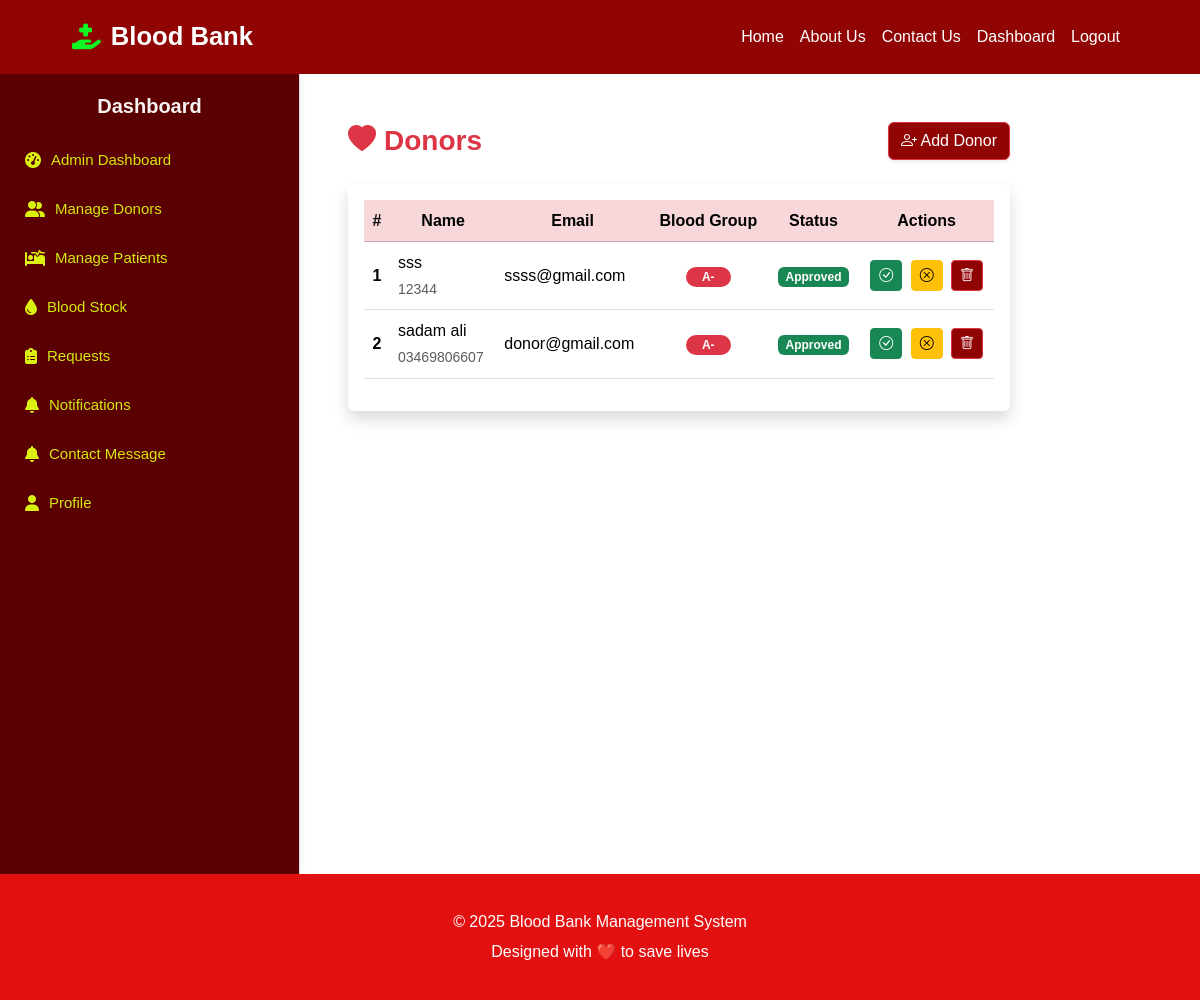
Screenshot of /admin/donors.php (signed in) with the database file from the repository.
### tables this page shows
CREATE TABLE `donors` (
  `id` int(11) NOT NULL,
  `user_id` int(11) NOT NULL,
  `age` int(11) DEFAULT NULL,
  `gender` enum('male','female','other') DEFAULT NULL,
  `blood_group` enum('A+','A-','B+','B-','AB+','AB-','O+','O-') NOT NULL,
  `medical_history` text DEFAULT NULL,
  `status` enum('pending','approved','rejected') DEFAULT 'pending',
  `created_at` timestamp NOT NULL DEFAULT current_timestamp(),
  `updated_at` timestamp NOT NULL DEFAULT current_timestamp() ON UPDATE current_timestamp()
);

CREATE TABLE `users` (
  `id` int(11) NOT NULL,
  `full_name` varchar(100) NOT NULL,
  `email` varchar(100) NOT NULL,
  `password` varchar(255) NOT NULL,
  `role` enum('admin','donor','patient') NOT NULL,
  `phone` varchar(20) DEFAULT NULL,
  `created_at` timestamp NOT NULL DEFAULT current_timestamp(),
  `updated_at` timestamp NOT NULL DEFAULT current_timestamp() ON UPDATE current_timestamp()
);

### functions.php (called while the page is built, shortened)
<?php
function e($str) {
    return htmlspecialchars(trim($str), ENT_QUOTES, 'UTF-8');
}
?>

### admin/donors.php (the view, shortened to what this page needs)
<?php ob_start();
require_once __DIR__ ."/../sidebar.php";
$stmt = $conn->prepare("SELECT d.*, u.full_name, u.email, u.phone FROM donors d JOIN users u ON d.user_id = u.id ORDER BY d.created_at DESC");
$stmt->execute();
$res = $stmt->get_result();
?>
<div class="col-md-9 col-lg-10 p-4">
  <div class="d-flex justify-content-between align-items-center mb-4">
    <h3 class="fw-bold text-danger mb-0"><i class="bi bi-heart-fill me-2"></i>Donors</h3>
    <button class="btn btn-danger shadow-sm" data-bs-toggle="modal" data-bs-target="#addDonorModal">
      <i class="bi bi-person-plus"></i> Add Donor
    </button>
  </div>
  <div class="card shadow border-0">
    <div class="card-body">
      <table class="table align-middle table-hover">
        <thead class="table-danger text-center">
          <tr>
            <th>#</th>
            <th>Name</th>
            <th>Email</th>
            <th>Blood Group</th>
            <th>Status</th>
            <th>Actions</th>
          </tr>
        </thead>
        <tbody>
        <?php $i=1; while($row = $res->fetch_assoc()): ?>
          <tr>
            <td class="text-center fw-bold"><?= $i ?></td>
            <td><?= e($row['full_name']) ?><br><small class="text-muted"><?= e($row['phone']) ?></small></td>
            <td><?= e($row['email']) ?></td>
            <td class="text-center"><span class="badge bg-danger rounded-pill px-3"><?= e($row['blood_group']) ?></span></td>
            <td class="text-center">
              <?php if($row['status'] === 'approved'): ?>
                <span class="badge bg-success">Approved</span>
              <?php elseif($row['status'] === 'rejected'): ?>
                <span class="badge bg-warning text-dark">Rejected</span>
              <?php else: ?>
                <span class="badge bg-secondary">Pending</span>
              <?php endif; ?>
            </td>
            <td class="text-center">
              <a class="btn btn-sm btn-success me-1" href="donors.php?action=approve&id=<?= $row['id'] ?>"><i class="bi bi-check-circle"></i></a>
              <a class="btn btn-sm btn-warning me-1" href="donors.php?action=reject&id=<?= $row['id'] ?>"><i class="bi bi-x-circle"></i></a>
              <a class="btn btn-sm btn-danger" href="donors.php?action=delete&id=<?= $row['id'] ?>" onclick="return confirm('Are you sure to delete this donor?')"><i class="bi bi-trash"></i></a>
            </td>
          </tr>
        <?php $i++; endwhile; ?>
        </tbody>
      </table>
    </div>
  </div>
</div>
</div>
<?php include "../footer.php"; ob_end_flush();?>

### header.php (style rules this page uses)
.navbar, .btn-danger { background-color: #910404ff!important; }
.navbar-brand, .nav-link, .btn-danger { color: white !important; }
* { margin:0; padding:0; box-sizing:border-box; font-family: 'Poppins', sans-serif; }
body { background:#fff; color:#333; line-height:1.6; overflow-x:hidden; }

### rows the page displays
donors: user.full_name "sss", user.phone "12344", user.email "ssss@gmail.com", blood_group "A-", status "Approved"
donors: user.full_name "sadam ali", user.phone "03469806607", user.email "donor@gmail.com", blood_group "A-", status "Approved"
